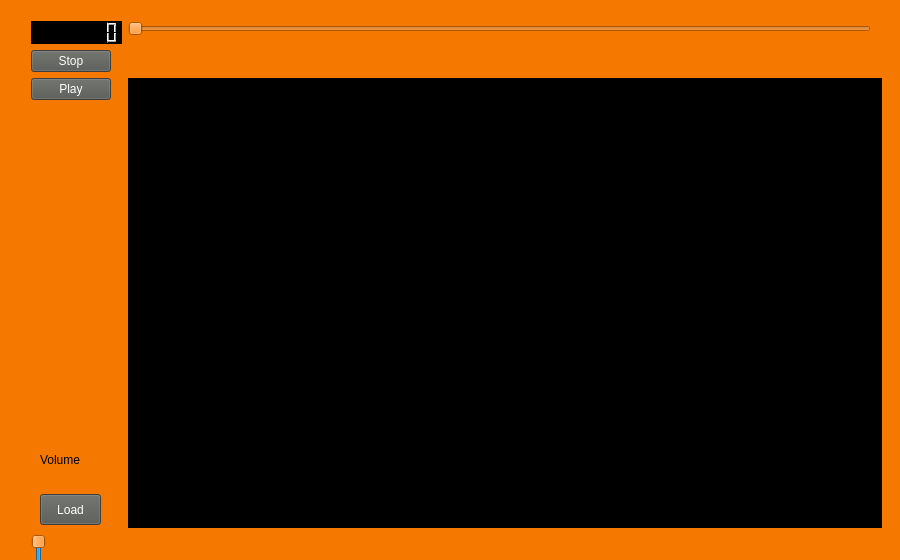
<?xml version="1.0" encoding="UTF-8"?>
<ui version="4.0">
 <class>AudioPlayer</class>
 <widget class="QMainWindow" name="AudioPlayer">
  <property name="geometry">
   <rect>
    <x>0</x>
    <y>0</y>
    <width>900</width>
    <height>560</height>
   </rect>
  </property>
  <property name="minimumSize">
   <size>
    <width>900</width>
    <height>560</height>
   </size>
  </property>
  <property name="maximumSize">
   <size>
    <width>900</width>
    <height>560</height>
   </size>
  </property>
  <property name="windowTitle">
   <string>Qt Media Player</string>
  </property>
  <property name="windowIcon">
   <iconset>
    <normaloff>:/imgs/icon.png</normaloff>:/imgs/icon.png</iconset>
  </property>
  <property name="styleSheet">
   <string notr="true">QMainWindow{
background-color: rgb(0, 0, 0);
}</string>
  </property>
  <widget class="QWidget" name="centralWidget">
   <property name="styleSheet">
    <string notr="true">QWidget{
background-color: rgb(245, 121, 0);
}</string>
   </property>
   <widget class="QWidget" name="layoutWidget">
    <property name="geometry">
     <rect>
      <x>20</x>
      <y>10</y>
      <width>862</width>
      <height>563</height>
     </rect>
    </property>
    <layout class="QFormLayout" name="formLayout">
     <item row="4" column="0">
      <widget class="QPushButton" name="bt_stop">
       <property name="styleSheet">
        <string notr="true">QPushButton{
background-color: rgb(85, 87, 83);
color: rgb(255, 255, 255);
}</string>
       </property>
       <property name="text">
        <string>Stop</string>
       </property>
       <property name="icon">
        <iconset>
         <normaloff>:/imgs/stop.png</normaloff>:/imgs/stop.png</iconset>
       </property>
      </widget>
     </item>
     <item row="5" column="0">
      <widget class="QPushButton" name="bt_play">
       <property name="styleSheet">
        <string notr="true">QPushButton{
background-color: rgb(85, 87, 83);
color: rgb(255, 255, 255);
}</string>
       </property>
       <property name="text">
        <string>Play</string>
       </property>
       <property name="icon">
        <iconset>
         <normaloff>:/imgs/play.png</normaloff>:/imgs/play.png</iconset>
       </property>
      </widget>
     </item>
     <item row="3" column="0">
      <widget class="QLCDNumber" name="lcd">
       <property name="styleSheet">
        <string notr="true">QLCDNumber{
background-color: rgb(0, 0, 0);
color: rgb(255, 255, 255);
}</string>
       </property>
       <property name="digitCount">
        <number>8</number>
       </property>
      </widget>
     </item>
     <item row="3" column="1">
      <widget class="QSlider" name="sl_tracking">
       <property name="orientation">
        <enum>Qt::Horizontal</enum>
       </property>
      </widget>
     </item>
     <item row="5" column="1">
      <widget class="QLabel" name="lb_screen">
       <property name="minimumSize">
        <size>
         <width>760</width>
         <height>450</height>
        </size>
       </property>
       <property name="maximumSize">
        <size>
         <width>760</width>
         <height>450</height>
        </size>
       </property>
       <property name="styleSheet">
        <string notr="true">QLabel{
	border-color: rgb(255, 255, 255);
	background-color: rgb(0, 0, 0);
}</string>
       </property>
       <property name="text">
        <string/>
       </property>
       <property name="pixmap">
        <pixmap>:/imgs/icon.png</pixmap>
       </property>
       <property name="scaledContents">
        <bool>false</bool>
       </property>
       <property name="alignment">
        <set>Qt::AlignCenter</set>
       </property>
      </widget>
     </item>
     <item row="6" column="0">
      <widget class="QSlider" name="sl_volume">
       <property name="value">
        <number>99</number>
       </property>
       <property name="orientation">
        <enum>Qt::Vertical</enum>
       </property>
      </widget>
     </item>
    </layout>
   </widget>
   <widget class="QLabel" name="label">
    <property name="geometry">
     <rect>
      <x>40</x>
      <y>450</y>
      <width>51</width>
      <height>20</height>
     </rect>
    </property>
    <property name="text">
     <string>Volume</string>
    </property>
   </widget>
   <widget class="QPushButton" name="bt_load">
    <property name="geometry">
     <rect>
      <x>40</x>
      <y>494</y>
      <width>61</width>
      <height>31</height>
     </rect>
    </property>
    <property name="styleSheet">
     <string notr="true">QPushButton{
background-color: rgb(85, 87, 83);
color: rgb(255, 255, 255);
}</string>
    </property>
    <property name="text">
     <string>Load</string>
    </property>
   </widget>
  </widget>
  <action name="actionLoad_single_song">
   <property name="text">
    <string>Load single song</string>
   </property>
   <property name="shortcut">
    <string>Ctrl+O</string>
   </property>
  </action>
  <action name="actionLoad_Playlist">
   <property name="text">
    <string>Load Playlist</string>
   </property>
   <property name="shortcut">
    <string>Ctrl+Shift+O</string>
   </property>
  </action>
 </widget>
 <layoutdefault spacing="6" margin="11"/>
 <resources/>
 <connections/>
</ui>
